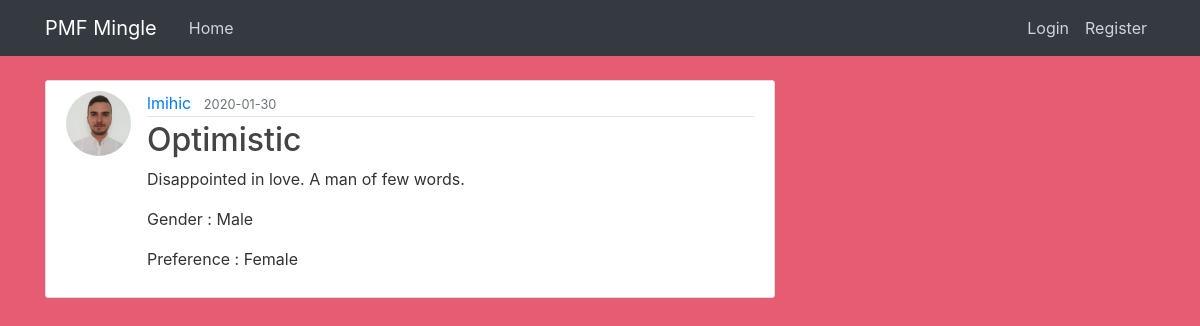
Screenshot of /post/3 with the database file from the repository.
### datingapp/models.py (models this page shows, shortened)
class User(db.Model, UserMixin):
    id = db.Column(db.Integer, primary_key=True)
    username = db.Column(db.String(20), unique=True, nullable=False)
    email = db.Column(db.String(120), unique=True, nullable=False)
    image_file = db.Column(db.String(20), nullable=False,
                           default='default.jpg')
    password = db.Column(db.String(60), nullable=False)
    gender = db.Column(db.String(20), nullable=False)
    preference = db.Column(db.String(20), nullable=False)
    posts = db.relationship('Post', backref='author', lazy=True)
    liked = db.relationship(
        'PostLike',
        foreign_keys='PostLike.user_id',
        backref='user', lazy='dynamic')

class Post(db.Model):
    id = db.Column(db.Integer, primary_key=True)
    title = db.Column(db.String(100), nullable=False)
    date_posted = db.Column(db.DateTime, nullable=False,
                            default=datetime.utcnow)
    content = db.Column(db.Text, nullable=False)
    user_id = db.Column(db.Integer, db.ForeignKey('user.id'), nullable=False)
    likes = db.relationship('PostLike', backref='post', lazy='dynamic')

### datingapp/routes.py (the view)
@app.route("/post/<int:post_id>")
def post(post_id):
    post = Post.query.get_or_404(post_id)
    return render_template('post.html', title=post.title, post=post)

### datingapp/templates/post.html (shortened to what this page needs)
{% extends "layout.html" %}
{% block content %}
  <article class="media content-section">
    <img class="rounded-circle article-img" src="{{ url_for('static', filename='profile_pics/' + post.author.image_file) }}">
    <div class="media-body">
      <div class="article-metadata">
        <a class="mr-2" href="#">{{ post.author.username }}</a>
        <small class="text-muted">{{ post.date_posted.strftime('%Y-%m-%d') }}</small>
      </div>
      <h2 class="article-title">{{ post.title }}</h2>
      <p class="article-content">{{ post.content }}</p>
      <p>Gender : {{ post.author.gender }}</p>
      <p>Preference : {{ post.author.preference }}</p>
    </div>
  </article>
{% endblock content %}

### datingapp/static/main.css (style rules this page uses)
body { background: rgb(230, 92, 115); color: #333333; margin-top: 5rem; }
h1, h2, h3, h4, h5, h6 { color: #444444; }
.content-section { background: #ffffff; padding: 10px 20px; border: 1px solid #dddddd; border-radius: 3px; margin-bottom: 20px; }
.article-title { color: #444444; }
.article-content { white-space: pre-line; }
.article-img { height: 65px; width: 65px; margin-right: 16px; }
.article-metadata { padding-bottom: 1px; margin-bottom: 4px; border-bottom: 1px solid #e3e3e3; }

### rows the page displays
User: image_file (picture), author.username "lmihic", author.gender "Male", author.preference "Female"
Post: date_posted "2020-01-30", title "Optimistic", content "Disappointed in love. A man of few words."
